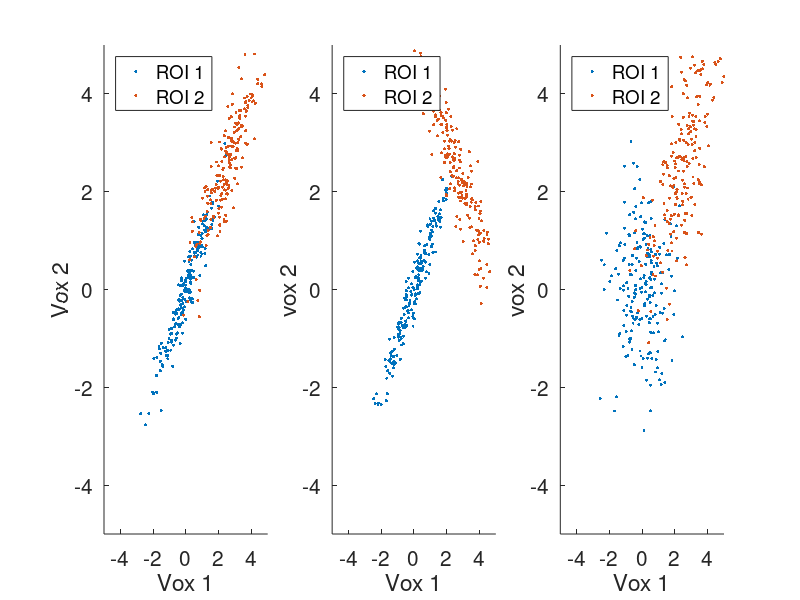

MATLAB code for this plot:
clear all
clc
a = figure;
set(a, 'Position', [0, 0, 1200, 350])

nTime = 200; 
%% 1 When Pearson of Mean works
X=randn(1,nTime);
X(2,:)=X(1,:)+0.3*randn(1,nTime);
T=eye(2);
Y=T*X+0.3*randn(2,nTime)+2.5;

abs(corr(mean(X,1)',mean(Y,1)'))

subplot(1,3,1)
scatter(X(1,:),X(2,:),5,'filled')
xlabel('Vox 1')
hold on
scatter(Y(1,:),Y(2,:),5,'filled')
ylabel('Vox 2')
axis([-5 5 -5 5])
set(gca,'FontSize',15)
legend('ROI 1', 'ROI 2','Location','northwest')

%% When Pearson-SVD works
X=randn(1,nTime);
X(2,:)=X(1,:)+0.3*randn(1,nTime);
T=[1,0;0, -1];
Y=T*X+0.3*randn(2,nTime)+2.5;

abs(corr(mean(X,1)',mean(Y,1)'))
abs(corr(mean(X,1)',diff(Y,1)')) %equivalent to SVD, ie projecting along y=-x

subplot(1,3,2)
scatter(X(1,:),X(2,:),5,'filled')
xlabel('Vox 1')
hold on
scatter(Y(1,:),Y(2,:),5,'filled')
ylabel('vox 2')
axis([-5 5 -5 5])
set(gca,'FontSize',15)
legend('ROI 1', 'ROI 2','Location','northwest')

%% When MV is better, because data not dominated by one direction
X=randn(2,nTime);
T=randn(2);
Y=T*X+0.3*randn(2,nTime)+2.5;

% also the UV-metrics seem to work, but it only because of the general
% low dimensionality (dim=2). For high dimensions, only MV-methods work
abs(corr(mean(X,1)',mean(Y,1)'))
abs(corr(diff(X,1)',diff(Y,1)'))
DX = pdist(X','euclidean');DY = pdist(Y','euclidean');corr(DX',DY')

subplot(1,3,3)
scatter(X(1,:),X(2,:),5,'filled')
xlabel('Vox 1')
hold on
scatter(Y(1,:),Y(2,:),5,'filled')
ylabel('vox 2')
axis([-5 5 -5 5])
set(gca,'FontSize',15)
legend('ROI 1', 'ROI 2','Location','northwest')